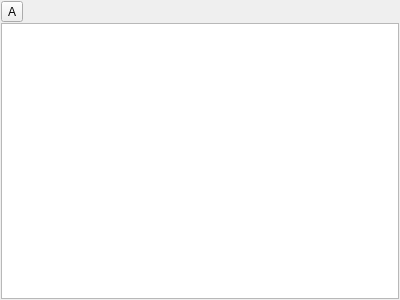
<?xml version="1.0" encoding="UTF-8"?>
<ui version="4.0">
 <class>OutlinerDockWidget</class>
 <widget class="QDockWidget" name="OutlinerDockWidget">
  <property name="geometry">
   <rect>
    <x>0</x>
    <y>0</y>
    <width>400</width>
    <height>300</height>
   </rect>
  </property>
  <property name="floating">
   <bool>true</bool>
  </property>
  <property name="features">
   <set>QDockWidget::DockWidgetFeature::DockWidgetClosable</set>
  </property>
  <property name="windowTitle">
   <string>Outliner</string>
  </property>
  <widget class="QWidget" name="dockWidgetContents">
   <layout class="QFormLayout" name="formLayout">
    <property name="horizontalSpacing">
     <number>1</number>
    </property>
    <property name="verticalSpacing">
     <number>1</number>
    </property>
    <property name="leftMargin">
     <number>1</number>
    </property>
    <property name="topMargin">
     <number>1</number>
    </property>
    <property name="rightMargin">
     <number>1</number>
    </property>
    <property name="bottomMargin">
     <number>1</number>
    </property>
    <item row="0" column="0">
     <widget class="QToolButton" name="toolButton">
      <property name="text">
       <string>A</string>
      </property>
     </widget>
    </item>
    <item row="1" column="0" colspan="2">
     <widget class="QListView" name="listView"/>
    </item>
   </layout>
  </widget>
 </widget>
 <resources/>
 <connections/>
</ui>
